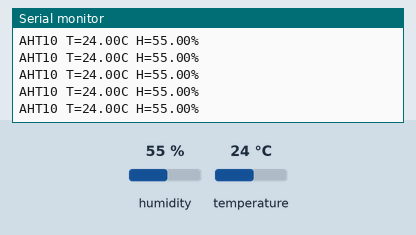
Simulated run of this sketch. Board: ESP32. Parts: the last lines printed to the serial monitor. Inputs (shaded band) come from the test bench; at power-on: humidity 55 %, temperature 24 °C.

Above: at 1.2 s.
1.3 s: humidity set to 22 %
At 1.39 s:
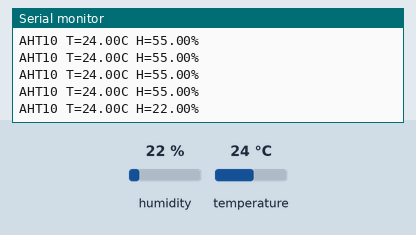
2.8 s: temperature set to 12 °C
At 2.8 s:
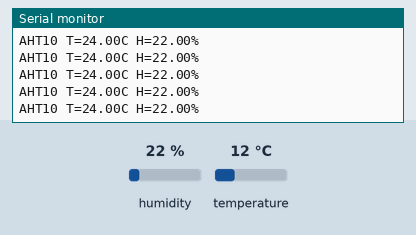
4.3 s: humidity set to 40 %
At 4.3 s:
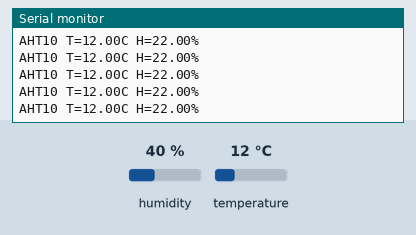
Timing chart, 0 to 7.3 s (numbered marks = the images above; inputs shaded):
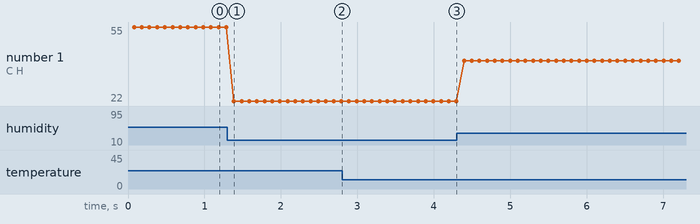

Measured:
- after the input at 1.3 s, the serial monitor: prints a new line after 0.09 s (image 1)
- plotted number 1: 55 → 22 after the input at 1.3 s, 22 → 40 after the input at 4.3 s

The sketch:

ESP32_AHT10.ino
```cpp
#include <Wire.h>
#include <Adafruit_AHTX0.h>

Adafruit_AHTX0 aht;

void setup() {
  Serial.begin(115200);
  Wire.begin(8, 9); // SDA=8, SCL=9

  if (!aht.begin()) {
    Serial.println("Không tìm thấy AHT10!");
    while (1) delay(10);
  }
  Serial.println("AHT10 đã sẵn sàng");
}

void loop() {
  sensors_event_t humidity, temp;
  aht.getEvent(&humidity, &temp);
  Serial.print("AHT10 T=");
  Serial.print(temp.temperature);
  Serial.print("C H=");
  Serial.print(humidity.relative_humidity);
  Serial.println("%");

  delay(20);
}
```
